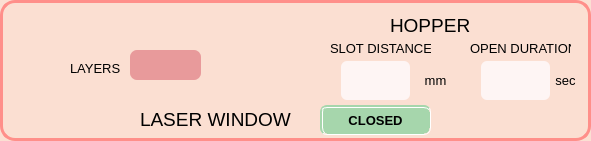
      <widget class="QWidget" name="widget_2" native="true">
       <property name="geometry">
        <rect>
         <x>10</x>
         <y>260</y>
         <width>591</width>
         <height>141</height>
        </rect>
       </property>
       <property name="autoFillBackground">
        <bool>false</bool>
       </property>
       <property name="styleSheet">
        <string notr="true">border: 3px solid #ff8f8a;
border-radius: 15px;
background-color:#fbdfd2;</string>
       </property>
       <widget class="QPushButton" name="laserWindowStatus">
        <property name="geometry">
         <rect>
          <x>320</x>
          <y>105</y>
          <width>111</width>
          <height>30</height>
         </rect>
        </property>
        <property name="font">
         <font>
          <pointsize>10</pointsize>
          <weight>75</weight>
          <bold>true</bold>
         </font>
        </property>
        <property name="styleSheet">
         <string notr="true">QPushButton{
background-color:#a6d6ac;
border-radius:7px;
border:3px solid #a6d6ac;
border-style: groove;
}

QPushButton::hover{
background-color:#a6ebac;
border:3px solid #a6ebac;
border-style: groove;
}

QPushButton::pressed{
background-color:#95b597;
border:3px solid #95b597;
border-style: groove;
}


</string>
        </property>
        <property name="text">
         <string>CLOSED</string>
        </property>
       </widget>
       <widget class="QLineEdit" name="hDistance">
        <property name="geometry">
         <rect>
          <x>340</x>
          <y>60</y>
          <width>71</width>
          <height>41</height>
         </rect>
        </property>
        <property name="font">
         <font>
          <pointsize>12</pointsize>
         </font>
        </property>
        <property name="styleSheet">
         <string notr="true">QLineEdit
{
border-radius:7px;
border:2px solid rgba(0,0,0,0);
background-color: #fef5f4;
}

QLineEdit::focus
{
border:3px solid #ff8f8a;
}</string>
        </property>
        <property name="alignment">
         <set>Qt::AlignCenter</set>
        </property>
       </widget>
       <widget class="QLineEdit" name="hDuration">
        <property name="geometry">
         <rect>
          <x>480</x>
          <y>60</y>
          <width>71</width>
          <height>41</height>
         </rect>
        </property>
        <property name="font">
         <font>
          <pointsize>12</pointsize>
         </font>
        </property>
        <property name="styleSheet">
         <string notr="true">QLineEdit
{
border-radius:7px;
border:2px solid rgba(0,0,0,0);
background-color: #fef5f4;
}

QLineEdit::focus
{
border:3px solid #ff8f8a;
}</string>
        </property>
        <property name="alignment">
         <set>Qt::AlignCenter</set>
        </property>
       </widget>
       <widget class="QLabel" name="label_29">
        <property name="geometry">
         <rect>
          <x>330</x>
          <y>40</y>
          <width>101</width>
          <height>16</height>
         </rect>
        </property>
        <property name="font">
         <font>
          <pointsize>10</pointsize>
         </font>
        </property>
        <property name="styleSheet">
         <string notr="true">border:none;</string>
        </property>
        <property name="text">
         <string>SLOT DISTANCE</string>
        </property>
       </widget>
       <widget class="QLabel" name="label_30">
        <property name="geometry">
         <rect>
          <x>470</x>
          <y>40</y>
          <width>101</width>
          <height>16</height>
         </rect>
        </property>
        <property name="font">
         <font>
          <pointsize>10</pointsize>
         </font>
        </property>
        <property name="styleSheet">
         <string notr="true">border:none;</string>
        </property>
        <property name="text">
         <string>OPEN DURATION</string>
        </property>
       </widget>
       <widget class="QLabel" name="label_61">
        <property name="geometry">
         <rect>
          <x>140</x>
          <y>105</y>
          <width>156</width>
          <height>28</height>
         </rect>
        </property>
        <property name="font">
         <font>
          <pointsize>14</pointsize>
         </font>
        </property>
        <property name="styleSheet">
         <string notr="true">border:none;
</string>
        </property>
        <property name="text">
         <string>LASER WINDOW</string>
        </property>
       </widget>
       <widget class="QLabel" name="label_99">
        <property name="geometry">
         <rect>
          <x>390</x>
          <y>10</y>
          <width>87</width>
          <height>31</height>
         </rect>
        </property>
        <property name="maximumSize">
         <size>
          <width>16777215</width>
          <height>50</height>
         </size>
        </property>
        <property name="font">
         <font>
          <pointsize>14</pointsize>
         </font>
        </property>
        <property name="styleSheet">
         <string notr="true">border:none;</string>
        </property>
        <property name="text">
         <string>HOPPER</string>
        </property>
       </widget>
       <widget class="QLabel" name="label_21">
        <property name="geometry">
         <rect>
          <x>550</x>
          <y>70</y>
          <width>31</width>
          <height>20</height>
         </rect>
        </property>
        <property name="font">
         <font>
          <pointsize>10</pointsize>
          <weight>50</weight>
          <bold>false</bold>
         </font>
        </property>
        <property name="styleSheet">
         <string notr="true">border-radius:7px;
border:none;
background-color: rgba(232,154,155,0)</string>
        </property>
        <property name="text">
         <string>sec</string>
        </property>
        <property name="alignment">
         <set>Qt::AlignCenter</set>
        </property>
       </widget>
       <widget class="QLabel" name="label_22">
        <property name="geometry">
         <rect>
          <x>420</x>
          <y>70</y>
          <width>31</width>
          <height>20</height>
         </rect>
        </property>
        <property name="font">
         <font>
          <pointsize>10</pointsize>
          <weight>50</weight>
          <bold>false</bold>
         </font>
        </property>
        <property name="styleSheet">
         <string notr="true">border-radius:7px;
border:none;
background-color: rgba(232,154,155,0)</string>
        </property>
        <property name="text">
         <string>mm</string>
        </property>
        <property name="alignment">
         <set>Qt::AlignCenter</set>
        </property>
       </widget>
       <widget class="QLabel" name="label_23">
        <property name="geometry">
         <rect>
          <x>70</x>
          <y>60</y>
          <width>51</width>
          <height>16</height>
         </rect>
        </property>
        <property name="font">
         <font>
          <pointsize>10</pointsize>
         </font>
        </property>
        <property name="styleSheet">
         <string notr="true">border:none;</string>
        </property>
        <property name="text">
         <string>LAYERS</string>
        </property>
       </widget>
       <widget class="QLabel" name="cycleCount">
        <property name="geometry">
         <rect>
          <x>130</x>
          <y>50</y>
          <width>71</width>
          <height>30</height>
         </rect>
        </property>
        <property name="maximumSize">
         <size>
          <width>16777215</width>
          <height>30</height>
         </size>
        </property>
        <property name="font">
         <font>
          <pointsize>12</pointsize>
          <weight>50</weight>
          <bold>false</bold>
         </font>
        </property>
        <property name="styleSheet">
         <string notr="true">border-radius:7px;
border:none;
background-color: rgba(232,154,155,255)</string>
        </property>
        <property name="text">
         <string/>
        </property>
        <property name="alignment">
         <set>Qt::AlignCenter</set>
        </property>
       </widget>
      </widget>
